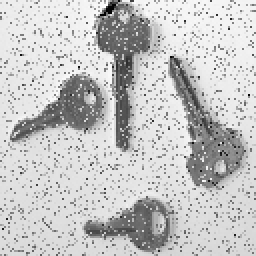
%> input picture More Matlab Functions/keys.pnm, 128 x 128 px (shown 2 times larger)
$ octave cannyFinal.m   (GNU Octave 9; MATLAB toolbox functions it lacks are replaced by stand-ins)
%> lines starting %> are read from the running program, lines starting %| are printed output that depends on the picture; in (x1, y1, x2, y2) boxes, pixels count from 0 and x2, y2 are one past the last pixel; in counts of white or black regions, pixels touching at a corner belong together; the program's own positions count from 1
 inputImage=imread('keys.pnm');
%> inputImage is the input picture: size 128x128 uint8; min 4, max 252, mean 196.9
 %inputImage =rgb2gray(inputImage); % for pillsetc
 %inputImage = medfilt2(inputImage); %only for keys
 inputImage=im2double(inputImage);
%> inputImage: size 128x128 double
 [height,width]=size(inputImage);
%> height = 128; width = 128
 figure(1),  imshow(inputImage), title('Original Image')
 Xderivative=zeros(height,width);
 Yderivative=zeros(height,width);
 MaxThreshold = 1.5;
 MinThreshold =0.05;
 sigma =1;
 kernelSize = 7;
 GaussianAlongY=zeros(kernelSize,kernelSize);
 GaussianAlongX=zeros(kernelSize,kernelSize);
 MagnitudeofGradient =  zeros(height,width);

%http://stackoverflow.com/questions/13193248/how-to-make-a-gaussian-filter-in-matlab
% gaussian filter


for x=1:kernelSize
    for y=1:kernelSize
        a1 = (x-((kernelSize-1)/2)-1)/( 2* pi * sigma^3 );
        a2 = (x-((kernelSize-1)/2)-1)^2;
        a3 = (y-((kernelSize-1)/2)-1)^2;
        a4 = (2*sigma^2);
        GaussianAlongY(x,y) = -( a1 ) * exp (-(a2+ a3)/ a4 );
    end
end

for x=1:kernelSize
    for y=1:kernelSize
        b1 = (y-((kernelSize-1)/2)-1)/( 2* pi * sigma^3 );
        b2 = (x-((kernelSize-1)/2)-1)^2;
        b3 = (y-((kernelSize-1)/2)-1)^2;
        b4 = (2*sigma^2);
        GaussianAlongX(x,y) = -( b1 ) * exp (-( b2 + b3 )/ b4  );
    end
end

%derivative(r,c)= GaussianDerivative( kernelSize, inputImage, height,width, GaussianAlongX(r,c),GaussianAlongY(r,c) )


%%caompute the x and y derivatives of the input image
u1 = 1+round(kernelSize/2);
u2 = height-round(kernelSize/2);
%> u2 = 124
v1 = 1+round(kernelSize/2);
v2 = width-round(kernelSize/2);
%> v2 = 124


for r=1+round(kernelSize/2):height-round(kernelSize/2)
    for c=1+round(kernelSize/2):width-round(kernelSize/2)
        temp1=  r-round(kernelSize/2);
        temp2=  c-round(kernelSize/2);
        for row=1:kernelSize
            for column=1:kernelSize
                Xderivative(r,c) = Xderivative(r,c) + inputImage(temp1+row-1, temp2+column-1)*GaussianAlongX(row,column);
                Yderivative(r,c) = Yderivative(r,c) + inputImage(temp1+row-1, temp2+column-1)*GaussianAlongY(row,column);
            end
          MagnitudeofGradient(r,c) = sqrt (Xderivative(r,c)^2 + Yderivative(r,c)^2 );
        end
    end
end
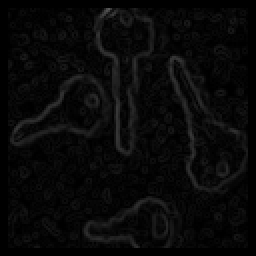
%> MagnitudeofGradient: size 128x128 double (shown 2 times larger); min 0, max 0.348, mean 0.0355
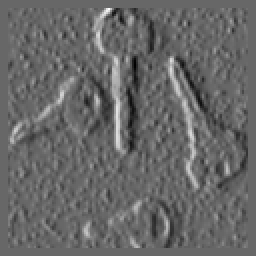
%> Xderivative: size 128x128 double (shown 2 times larger); min -0.184, max 0.269, mean 5.3e-05; drawn with min black and max white
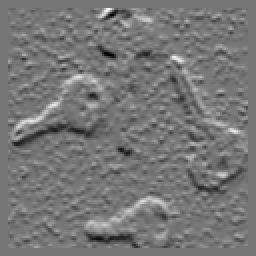
%> Yderivative: size 128x128 double (shown 2 times larger); min -0.191, max 0.221, mean 0.00069; drawn with min black and max white

figure(2),  imshow(Xderivative),title('First derivative along x direction'),
%> after `imshow(Xderivative)`:
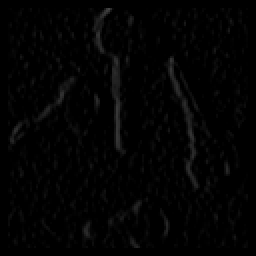
%> displayed picture: size 128x128, on the screen's scale of 0 to 255 (shown 2 times larger); min 0, max 69, mean 3
figure(3),  imshow(Yderivative),title('Second derivative along y direction'),
%> after `imshow(Yderivative)`:
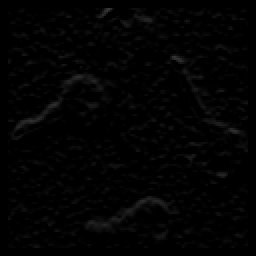
%> displayed picture: size 128x128, on the screen's scale of 0 to 255 (shown 2 times larger); min 0, max 56, mean 2.8
figure(4),  imshow(MagnitudeofGradient), title('Gradient'),

%%Perform Non maximum suppression:

non_max = MagnitudeofGradient;

%non_max = suppression(derivative_y,derivative_x,kernelSize, width,height)
for r=1+round(kernelSize/2):height-round(kernelSize/2)
    for c=1+round(kernelSize/2):width-round(kernelSize/2)

            tangent = (Yderivative(r,c)/Xderivative(r,c))

        switch(tangent)

        case -0.4142<tangent, tangent<=0.4142;
             if(MagnitudeofGradient(r,c)<GRADIENT(r,c+1) | MagnitudeofGradient(r,c)<MagnitudeofGradient(r,c-1))
                non_max(r,c)=0;
            end

        case 0.4142<tangent, tangent<=2.4142;
            if(MagnitudeofGradient(r,c)<MagnitudeofGradient(r-1,c+1) | MagnitudeofGradient(r,c)<MagnitudeofGradient(r+1,c-1))
                non_max(r,c)=0;
            end

        case ( abs(tangent) >2.4142)
            if(MagnitudeofGradient(r,c)<MagnitudeofGradient(r-1,c) | MagnitudeofGradient(r,c)<MagnitudeofGradient(r+1,c))
                non_max(r,c)=0;
            end

        case (-2.4142<tangent & tangent<= -0.4142)
            if(MagnitudeofGradient(r,c)<MagnitudeofGradient(r-1,c-1) | MagnitudeofGradient(r,c)<MagnitudeofGradient(r+1,c+1))
                non_max(r,c)=0;
            end
        end
    end
end


 figure(5),  imshow(non_max),title('Image after non maxima suppression'),


FinalResult = non_max;

for r=1+round(kernelSize/2):height-round(kernelSize/2)
    for c=1+round(kernelSize/2):width-round(kernelSize/2)

        if(FinalResult(r,c)>=MaxThreshold)
            FinalResult(r,c)=1;

        elseif(FinalResult(r,c)<MaxThreshold & FinalResult(r,c)>=MinThreshold)
            FinalResult(r,c)=2;

        elseif(FinalResult(r,c)<MinThreshold)
            FinalResult(r,c)=0;

        end
     end
end
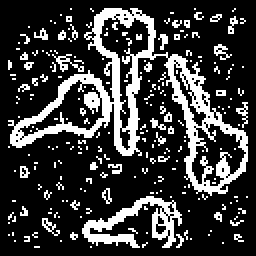
%> FinalResult: size 128x128 double (shown 2 times larger); values 0 (black) and 2 (white), 23% white; 231 white regions (220 under 20 px), largest, box (x1, y1, x2, y2) and area: (4, 4, 124, 98) 2225, (41, 98, 91, 124) 477, (26, 27, 42, 36) 47


temp = 1;

while (temp == 1)

    temp = 0;

    for r=1+round(kernelSize/2):height-round(kernelSize/2)
        for c=1+round(kernelSize/2):width-round(kernelSize/2)
            if (FinalResult(r,c)>0)
                if(FinalResult(r,c)==2)
                    if( FinalResult(r-1,c-1)==1 | FinalResult(r-1,c)==1 | FinalResult(r-1,c+1)==1 | FinalResult(r,c-1)==1 |  FinalResult(r,c+1)==1 | FinalResult(r+1,c-1)==1 | FinalResult(r+1,c)==1 | FinalResult(r+1,c+1)==1 )
                        FinalResult(r,c)=1;
                        temp = 1;
                    end

                end
            end
          if(FinalResult(r,c)==2)
             FinalResult(r,c)=0;
         end

          end
        end
    end
%> FinalResult: size 128x128 double; every value is 0


figure(6), imshow(FinalResult), title('Final Image after hysterisis'),
